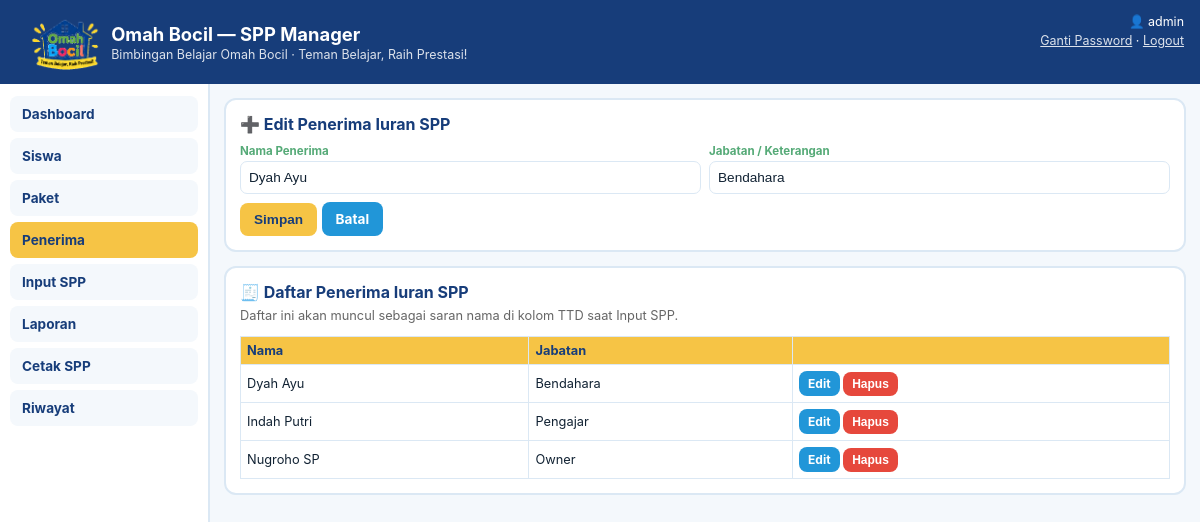
The app's page /penerima?edit=1 (signed in) with its own data.
### tables this page shows
CREATE TABLE recipients (
                id INTEGER PRIMARY KEY AUTOINCREMENT,
                nama TEXT NOT NULL,
                jabatan TEXT
            );

### app.py (the view)
@app.route("/penerima")
@login_required
def penerima_list():
    recipients = db.get_all_recipients()
    edit_id = request.args.get("edit", type=int)
    edit_recipient = db.get_recipient(edit_id) if edit_id else None
    return render_template("penerima.html", recipients=recipients, edit_recipient=edit_recipient)

### app.py (called while the page is built)
def login_required(view_func):
    @wraps(view_func)
    def wrapper(*args, **kwargs):
        if not session.get("admin_id"):
            return redirect(url_for("login", next=request.path))
        return view_func(*args, **kwargs)
    return wrapper

@app.context_processor
def inject_globals():
    return {
        "MONTHS": MONTHS,
        "active_tab": request.endpoint,
        "current_admin": session.get("admin_username"),
        "today_year": date.today().year,
    }

### database.py (called while the page is built)
def get_connection():
    conn = sqlite3.connect(DB_NAME)
    conn.row_factory = sqlite3.Row
    conn.execute("PRAGMA foreign_keys = ON")
    return conn

@contextmanager
def get_cursor(commit=False):
    conn = get_connection()
    cur = conn.cursor()
    try:
        yield cur
        if commit:
            conn.commit()
    finally:
        conn.close()

def get_all_recipients():
    with get_cursor() as cur:
        cur.execute("SELECT * FROM recipients ORDER BY nama")
        return [dict(r) for r in cur.fetchall()]

def get_recipient(recipient_id):
    with get_cursor() as cur:
        cur.execute("SELECT * FROM recipients WHERE id = ?", (recipient_id,))
        row = cur.fetchone()
        return dict(row) if row else None

### templates/penerima.html (shortened to what this page needs)
{% extends "base.html" %}
{% block content %}
<div class="card">
  <h2>➕ {{ 'Edit' if edit_recipient else 'Tambah' }} Penerima Iuran SPP</h2>
  <form method="post" action="{{ url_for('penerima_save') }}">
    <div class="row">
      <div><label>Nama Penerima</label><input name="nama" required value="{{ edit_recipient.nama if edit_recipient else '' }}"></div>
      <div><label>Jabatan / Keterangan</label><input name="jabatan" placeholder="cth: Admin, Bendahara" value="{{ edit_recipient.jabatan if edit_recipient else '' }}"></div>
    </div>
    <div style="margin-top:8px">
      <button class="btn yellow" type="submit">Simpan</button>
      <a class="btn" href="{{ url_for('penerima_list') }}">Batal</a>
    </div>
  </form>
</div>
<div class="card">
  <h2>🧾 Daftar Penerima Iuran SPP</h2>
  <p style="font-size:.8rem;color:#666;margin-top:-4px">Daftar ini akan muncul sebagai saran nama di kolom TTD saat Input SPP.</p>
  <div class="tbl-wrap">
    <table>
      <thead><tr><th>Nama</th><th>Jabatan</th><th></th></tr></thead>
      <tbody>
        {% for r in recipients %}
        <tr>
          <td>{{ r.nama }}</td><td>{{ r.jabatan or '-' }}</td>
          <td>
            <a class="btn small" href="{{ url_for('penerima_list', edit=r.id) }}">Edit</a>
            <form method="post" action="{{ url_for('penerima_hapus', recipient_id=r.id) }}" style="display:inline" onsubmit="return confirm('Hapus penerima ini?');">
              <button class="btn small red" type="submit">Hapus</button>
            </form>
          </td>
        </tr>
        {% endfor %}
      </tbody>
    </table>
  </div>
</div>
{% endblock %}

### static/style.css (style rules this page uses)
:root { --navy:#173d7a;--yellow:#f6c445;--blue:#2196d8;--bg:#f4f8fc;--card:#fff;--line:#dbe8f4;--red:#e6483c;--green:#2fa84f;--fg:#123 }
* { box-sizing:border-box }
html,body { margin:0;font-family:-apple-system,Segoe UI,Roboto,Arial,sans-serif;background:var(--bg);color:var(--fg) }
.card { background:var(--card);border:2px solid var(--line);border-radius:12px;padding:14px;margin-bottom:14px }
.card h2 { margin:0 0 10px;color:var(--navy);font-size:1rem }
.row { display:flex;gap:8px;flex-wrap:wrap }
.row>div { flex:1;min-width:130px }
label { font-size:.72rem;font-weight:700;color:#5a7;display:block;margin-bottom:3px }
input,select { width:100%;padding:8px;border:1.5px solid var(--line);border-radius:7px;font-size:.85rem;background:var(--card);color:var(--fg) }
button.btn,a.btn { background:var(--blue);color:#fff;border:none;padding:9px 14px;border-radius:8px;font-weight:700;cursor:pointer;font-size:.85rem;text-decoration:none;display:inline-block }
button.btn.yellow,a.btn.yellow { background:var(--yellow);color:var(--navy) }
button.btn.red,a.btn.red { background:var(--red);color:#fff }
button.btn.small,a.btn.small { padding:5px 9px;font-size:.75rem }
.tbl-wrap { overflow-x:auto }
table { width:100%;border-collapse:collapse;font-size:.8rem }
th { background:var(--yellow);color:var(--navy);padding:6px;text-align:left;border:1px solid var(--line);white-space:nowrap }
td { padding:6px;border:1px solid var(--line) }

### records on screen
recipients: nama "Dyah Ayu", jabatan "Bendahara"
recipients: nama "Indah Putri", jabatan "Pengajar"
recipients: nama "Nugroho SP", jabatan "Owner"

### other values on screen
{{ current_admin }} "admin"
{{ 'Edit' if edit_recipient else 'Tambah' }} "Edit"
